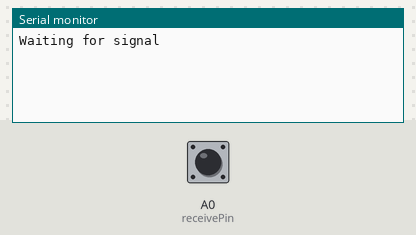
Recording of a sketch running on a simulated Arduino Uno, built with avr-gcc and run on an emulated ATmega328P. Shown: the last lines printed to the serial monitor. The test bench sets the inputs (shaded band); at power-on: A0 (receivePin) HIGH.

Above: at 1.2 s.
1.3 s: A0 (receivePin) pulsed LOW 2 times (0.12 s each, 0.3 s apart)
At 3.1 s:
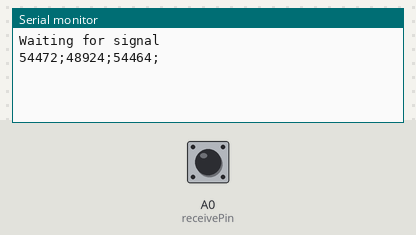
3.7 s: A0 (receivePin) pulsed LOW 5 times (0.12 s each, 0.3 s apart)
At 6.8 s:
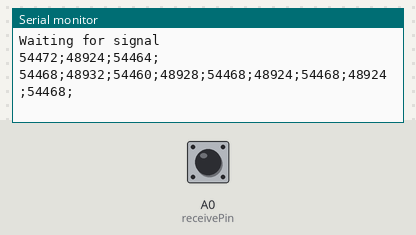

Measured:
- after the input at 1.3 s, the serial monitor: prints a new line after 1.0 s (image 1)
- after the input at 3.7 s, the serial monitor: prints a new line after 1.9 s (image 2)

The sketch:

ForstaerkerAnlyser.ino
```cpp
 const int dataSize = 500;  //Arduino memory is limited (max=1700)
 unsigned int storedData[dataSize];  //Create an array to store the data
 int dataIndex = 0;
 #define receivePin A0     //RF Receiver data pin = Analog pin 0
  unsigned long time1=0;  //Variable to record the start time
 unsigned long time2=0;    //Variable to record the end time
 unsigned long signalDuration=0; //Variable to record signal reading time
unsigned long timeoutCounter = 0;
const unsigned long timeoutCount = 100000;

 void setup(){
  Serial.begin(9600);
  pinMode(receivePin, INPUT);

  Serial.println("Waiting for signal");
 }

void loop(){

  timeoutCounter = 0;
  dataIndex = 0;

  do { time1 = micros(); }
  while(digitalRead(receivePin) == HIGH);

  do {
    while(timeoutCounter < timeoutCount && digitalRead(receivePin) == LOW) { timeoutCounter++; }
    time2 = micros();
    if(timeoutCounter < timeoutCount)
    {
      storedData[dataIndex++] = time2 - time1;
      timeoutCounter = 0;
      while(timeoutCounter < timeoutCount && digitalRead(receivePin) == HIGH) { timeoutCounter++; }
      time1 = micros();
      if(timeoutCounter < timeoutCount)
        storedData[dataIndex++] = time1 - time2;
    }
  } while(timeoutCounter < timeoutCount && dataIndex < dataSize);

  for(unsigned int i = 0; i < dataIndex; i++) {
    Serial.print(storedData[i]);
    Serial.print(";");
  }
  if(timeoutCounter < timeoutCount)
    Serial.println("datastore is full");
  else
    Serial.println();
 }
```
